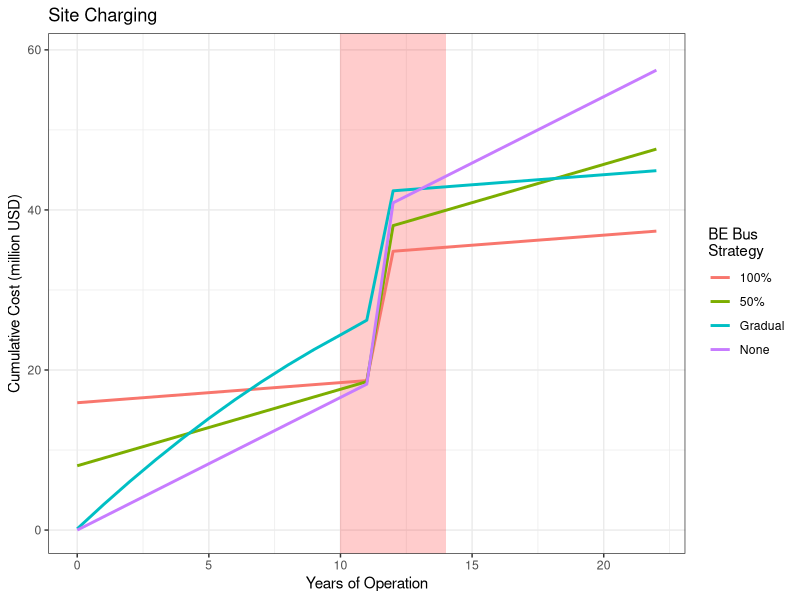
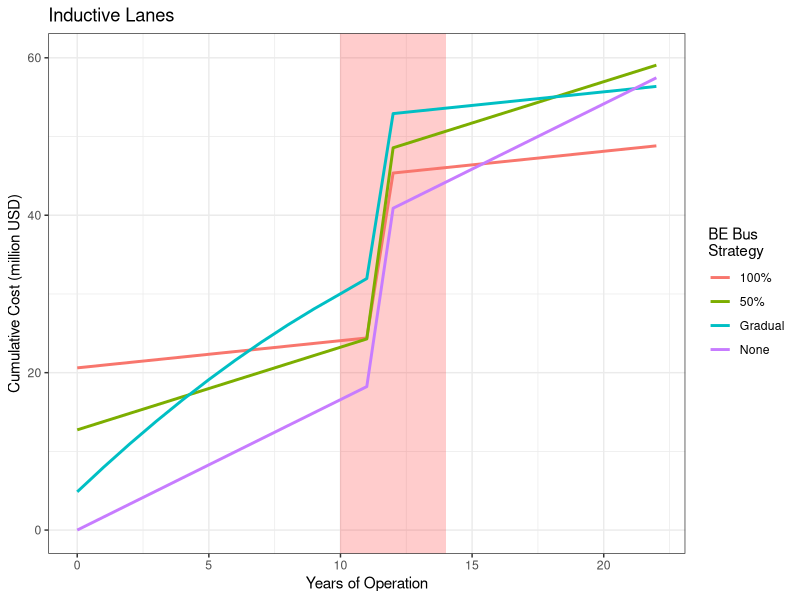

These charts were generated, in order, by the following R code:
## ---- chunk 1
knitr::opts_chunk$set(
	echo = FALSE,
	message = FALSE,
	warning = FALSE
)

library(tidyverse)
library(ggthemes)
## ---- chunk 2
costs <- readxl::read_xlsx("data/bus.xlsx", range = "A1:H25")

fullcosts <- costs %>% 
	mutate(
		"50L100B" = `50lanes` + `100bus`,
		"50L50B" = `50lanes`+ `50bus`,
		"50LXXB" = `50lanes` + `XXbus/yr`,
		"OPP100B" = XXopp + `100bus`,
		"OPP50B" = XXopp + `50bus`,
		"OPPXXB" = XXopp + `XXbus/yr`,
		"DCFC100B" = XXdcfc + `100bus`,
		"DCFC50B" = XXdcfc + `50bus`,
		"DCFCXXB" = XXdcfc + `XXbus/yr`
)

scenarios <- fullcosts %>% 
	select(-(`50lanes`:`XXbus/yr`), -which(str_detect(colnames(.), "DCFC"))) %>% 
	pivot_longer(-Year, names_to = "Ebus", values_to = "Cost") %>% 
	transmute(
		Year,
		Scenario = case_when(
			str_detect(Ebus, "50L") ~ "Lanes",
			str_detect(Ebus, "OPP") ~ "Chargers",
			TRUE ~ "None"
		),
		Ebus = case_when(
			str_detect(Ebus, "100B") ~ "100%",
			str_detect(Ebus, "50B") ~ "50%",
			str_detect(Ebus, "XXB") ~ "Gradual",
			TRUE ~ "None"
		),
		CostM = Cost / 1000000
	)
## ---- chunk 3
#| lanes-fig
#| fig.cap = "Cumulative cost based on site charging. The shaded area indicates the typical lifespan of equipment and vehicles, so replacement costs are added at this time."

scenarios %>% 
	filter(Scenario != "Lanes") %>% 
	ggplot(aes(x = Year, y = CostM, color = Ebus)) +
	annotate("rect", xmin = 10, xmax = 14, ymin = -Inf, ymax = Inf,
					 alpha = 0.2, fill = "red") +
	geom_line(linewidth = 1) +
	theme_bw() +
	lims(x = c(NA,22)) +
	labs(x = "Years of Operation",
			 y = "Cumulative Cost (million USD)",
			 color = "BE Bus\nStrategy",
			 title = "Site Charging")
## ---- chunk 4
#| lanes-fig
#| fig.cap = "Cumulative cost based on inductive lane charging. The shaded area indicates the typical lifespan of equipment and vehicles, so replacement costs are added at this time."

scenarios %>% 
	filter(Scenario != "Chargers") %>% 
	ggplot(aes(x = Year, y = CostM, color = Ebus)) +
	annotate("rect", xmin = 10, xmax = 14, ymin = -Inf, ymax = Inf,
					 alpha = 0.2, fill = "red") +
	geom_line(linewidth = 1) +
	theme_bw() +
	lims(x = c(NA,22)) +
	labs(x = "Years of Operation",
			 y = "Cumulative Cost (million USD)",
			 color = "BE Bus\nStrategy",
			 title = "Inductive Lanes")
